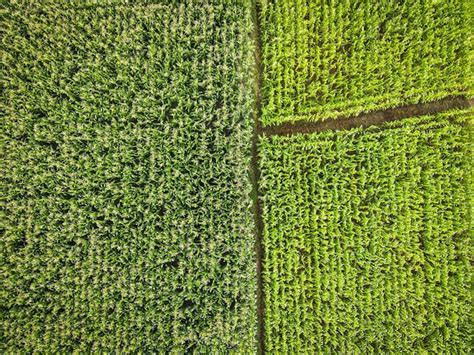
#> input picture drache.png, 474 x 355 px, found by its file name
$ python load_image.py
#> lines starting #> are read from the running program, lines starting #| are printed output that depends on the picture
import numpy as np
from PIL import Image
import matplotlib.pyplot as plt

image = np.asarray(Image.open("drache.png").convert("L")) / 255.0
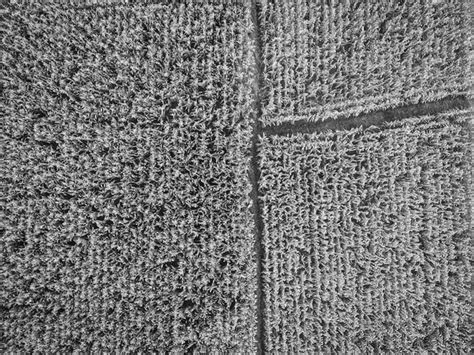
#> image: shape (355, 474) float64; min 0, max 0.976, mean 0.467

print(image)
#> (printed output is left out)
plt.imshow(image)
plt.show()

$ run again, with 20250509_171308.jpg saved as drache.png
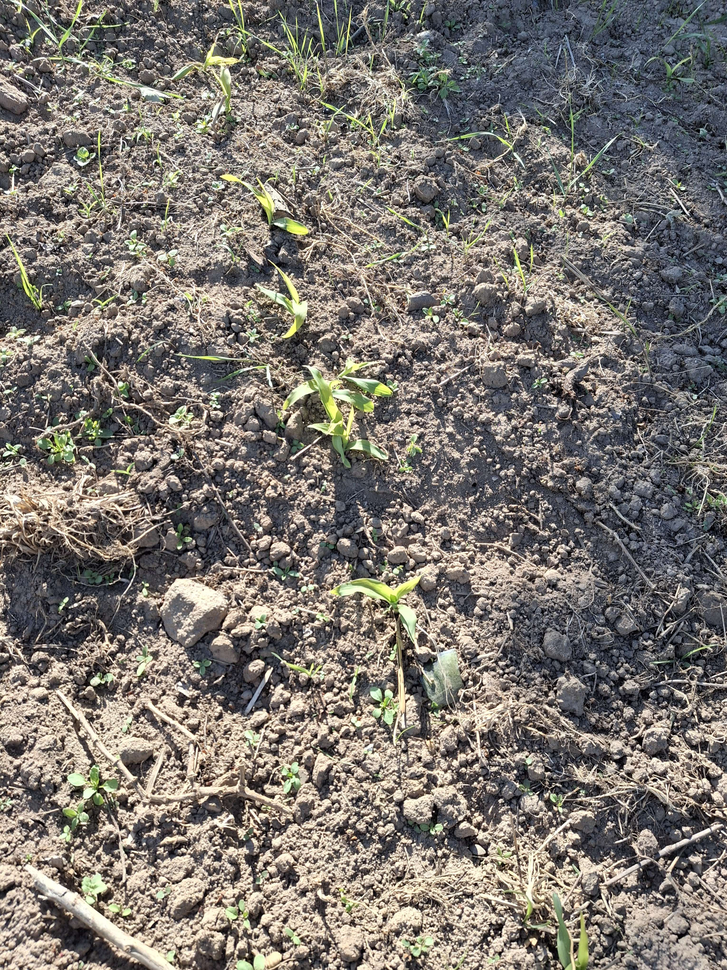
#> input picture 20250509_171308.jpg, 727 x 970 px, shrunk from 3060 x 4080 before the run, found by its file name
#> `image = np.asarray(Image.open("drache.png").convert("L")) / 255.0`:
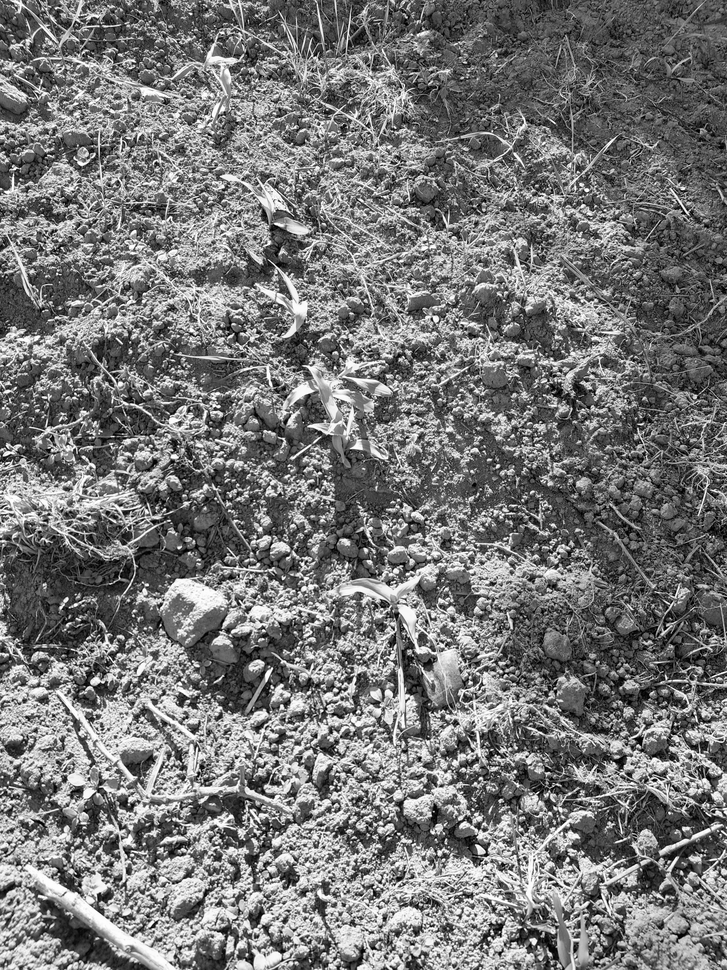
#> image: shape (970, 727) float64; min 0, max 1, mean 0.465
#> (printed output is left out)

$ run again, with 20250509_171629.jpg saved as drache.png
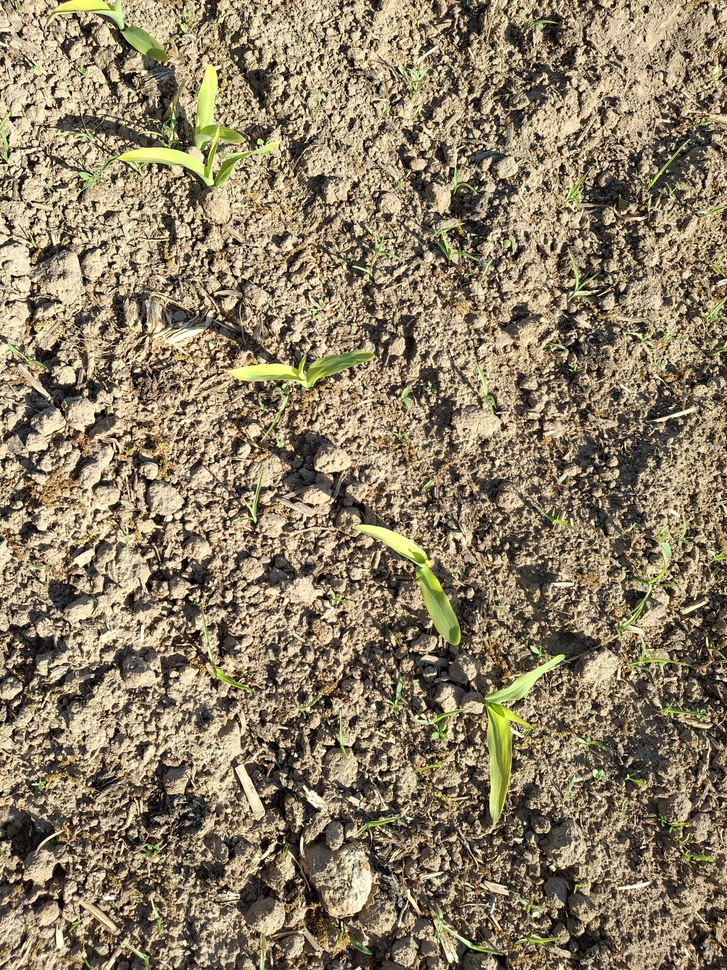
#> input picture 20250509_171629.jpg, 727 x 970 px, shrunk from 3060 x 4080 before the run, found by its file name
#> `image = np.asarray(Image.open("drache.png").convert("L")) / 255.0`:
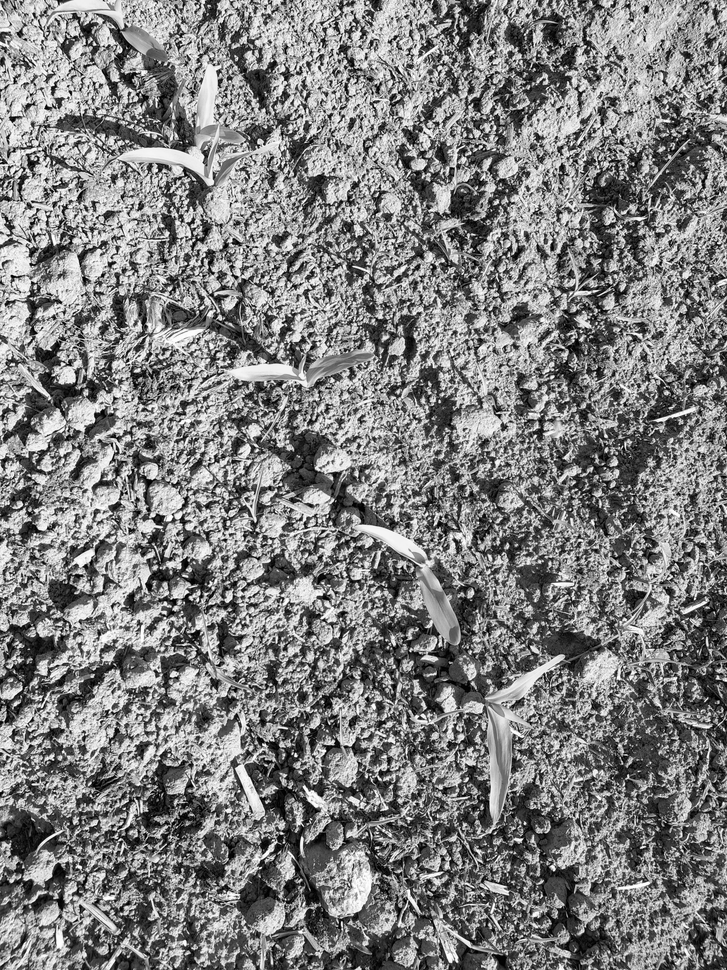
#> image: shape (970, 727) float64; min 0, max 1, mean 0.499
#> (printed output is left out)

$ run again, with Download.jpg saved as drache.png
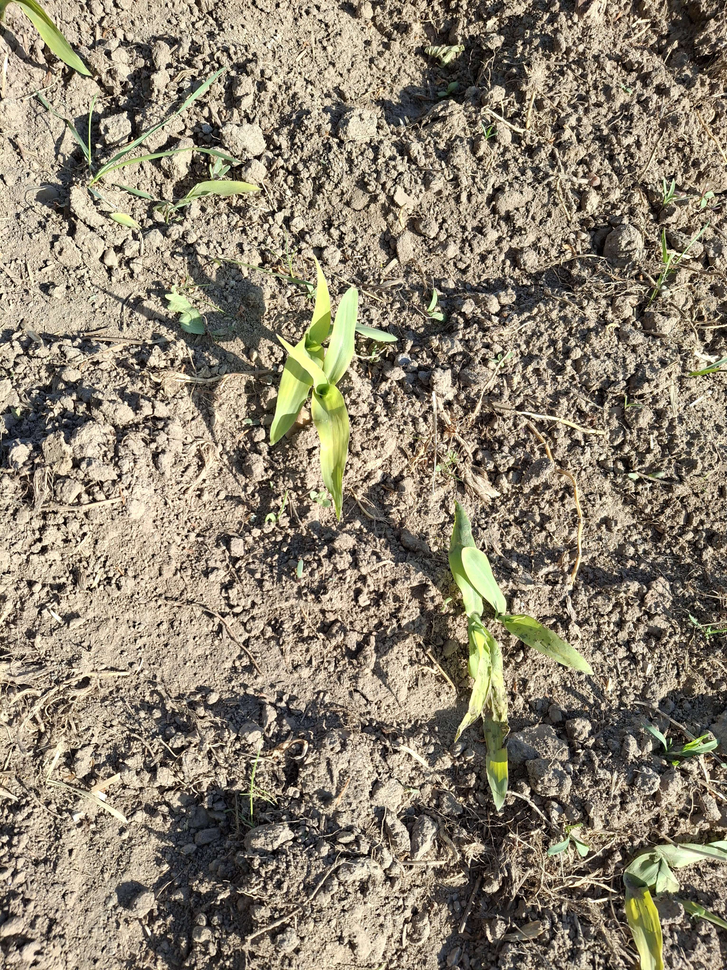
#> input picture Download.jpg, 727 x 970 px, shrunk from 3060 x 4080 before the run, found by its file name
#> `image = np.asarray(Image.open("drache.png").convert("L")) / 255.0`:
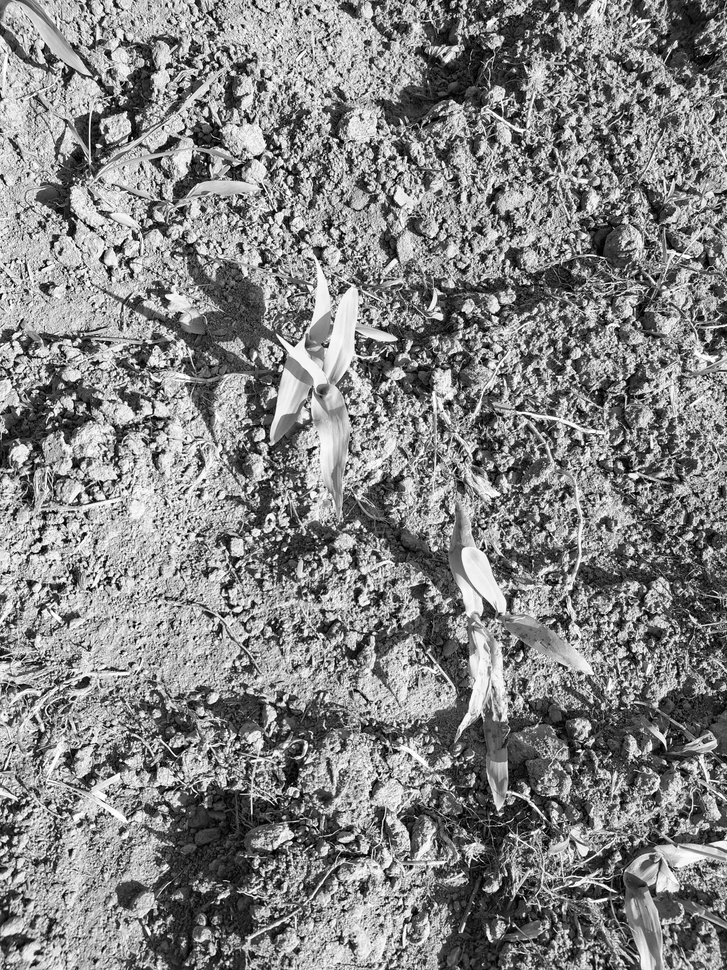
#> image: shape (970, 727) float64; min 0, max 1, mean 0.514
#> (printed output is left out)
